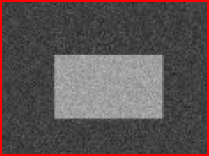
#> input picture Image Processing/noisy2.png, 209 x 156 px
$ python 'Image Thresholding.py'
#> lines starting #> are read from the running program, lines starting #| are printed output that depends on the picture; after the words box and inside, x2 and y2 are one past the last pixel; in counts of white or black regions, pixels touching at a corner belong together
"""
Goal
• In this tutorial, you will learn Simple thresholding, Adaptive thresholding, Otsu’s thresholding etc.
• You will learn these functions : cv2.threshold, cv2.adaptiveThreshold etc.
"""
import cv2
import numpy as np

def otsu_threshold_optimized(image):
    # Calculate the histogram directly using NumPy
    hist = np.histogram(image.ravel(), bins=256, range=(0, 256))[0]

    # Calculate the cumulative distribution function (CDF)
    cdf = hist.cumsum()

    # Total number of pixels in the image
    total_pixels = image.size

    # Calculate the cumulative sum of pixel values
    cdf_sum = np.arange(256) * hist

    # Find the optimal threshold
    max_variance = 0
    threshold = 0

    for t in range(256):
        if cdf[t] == 0 or cdf[t] == total_pixels:
            continue

        w0 = cdf[t] / total_pixels
        w1 = 1 - w0

        mean0 = cdf_sum[t] / cdf[t]
        mean1 = (cdf_sum[255] - cdf_sum[t]) / (total_pixels - cdf[t])

        variance = w0 * w1 * (mean0 - mean1) ** 2

        if variance > max_variance:
            max_variance = variance
            threshold = t

    return threshold

# Load the image
img = cv2.imread('noisy2.png', 0)
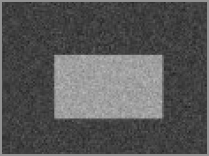
#> img: shape (156, 209); min 31, max 188, mean 87.9

# Apply the optimized Otsu's threshold
otsu_threshold = otsu_threshold_optimized(img)
#> in otsu_threshold_optimized, `hist = np.histogram(image.ravel(), bins=256, range=(0, 256))[0]`: hist = 256 values, max 1548 at index 147, min 0 at index 0, mean 127.4
#> in otsu_threshold_optimized, `cdf = hist.cumsum()`: cdf = 256 values from 0 to 32604
#> in otsu_threshold_optimized, `cdf_sum = np.arange(256) * hist`: cdf_sum = 256 values, max 227556 at index 147, min 0 at index 0, mean 11193.3
#> the loop in otsu_threshold_optimized, `for t in range(256):` made 256 passes
#> (w0, w1, mean0, mean1, variance, max_variance) on passes 32, 39, 41, 42, 44, 45, 46, 48, 49, 50, 51, 52: (6.13e-05, 1, 31, -0.0019, 0.059, 0.059), (0.000675, 0.999, 17.27, -0.0117, 0.201, 0.201), (0.0015, 0.998, 12.24, -0.0184, 0.226, 0.226), (0.00209, 0.998, 11.46, -0.0239, 0.274, 0.274), (0.00334, 0.997, 10.65, -0.0357, 0.381, 0.381), (0.0046, 0.995, 12.03, -0.0556, 0.669, 0.669), (0.00626, 0.994, 11.91, -0.075, 0.893, 0.893), (0.0108, 0.989, 11.75, -0.128, 1.51, 1.51), (0.0149, 0.985, 13.31, -0.202, 2.68, 2.68), (0.0202, 0.98, 12.84, -0.265, 3.41, 3.41), (0.0267, 0.973, 12.16, -0.334, 4.06, 4.06), (0.034, 0.966, 10.94, -0.385, 4.21, 4.21)
#> (w0, w1, mean0, mean1, variance) on passes 33 to 38: (0.000123, 1, 16, -0.00196, 0.0314), (0.000184, 1, 11, -0.00202, 0.0223), (0.000184, 1, 0, 0, 0), (0.000245, 1, 8.75, -0.00215, 0.0188), (0.000307, 1, 7.2, -0.00221, 0.0159), (0.000368, 1, 6.17, -0.00227, 0.014)
#> after the loop in otsu_threshold_optimized, `for t in range(256):`: max_variance = 312.8; threshold = 147
#> otsu_threshold = 147

# Apply thresholding
ret, otsu = cv2.threshold(img, otsu_threshold, 255, cv2.THRESH_BINARY)
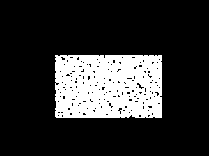
#> otsu: shape (156, 209); 19.3% white; 1 white region, box (x1, y1, x2, y2) and area: (55, 55, 162, 118) 6291
#> ret = 147

print("Optimized Otsu's Threshold:", otsu_threshold)
#| Optimized Otsu's Threshold: 147

# Display the result
cv2.imshow('Original Image', img)
cv2.imshow("Otsu's Binarization", otsu)
cv2.waitKey(0)
cv2.destroyAllWindows()
